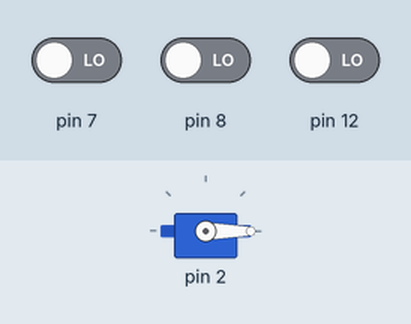
Recording of a sketch running on a simulated Arduino Uno, built with avr-gcc and run on an emulated ATmega328P. On the bench: servo. Inputs (shaded band) come from the test bench; at power-on: pin 8 LOW, pin 7 LOW, pin 12 LOW.

Above: at 1.2 s.
1.3 s: pin 8 driven HIGH
At 2.2 s:
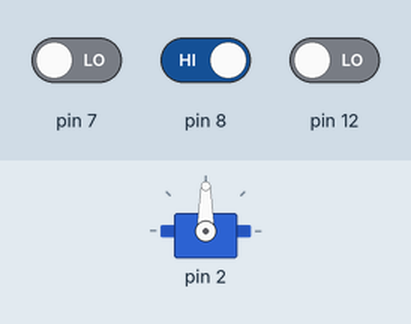
2.8 s: pin 7 driven HIGH
At 3.9 s:
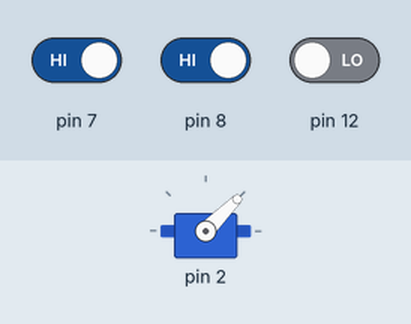
4.3 s: pin 12 driven HIGH
At 5.0 s:
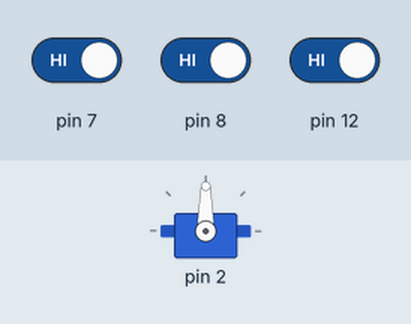
5.8 s: pin 7 driven LOW
At 6.2 s:
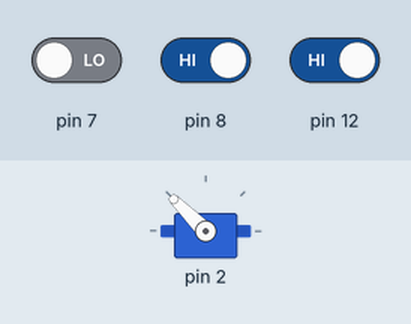
7.3 s: pin 8 driven LOW
At 8.5 s:
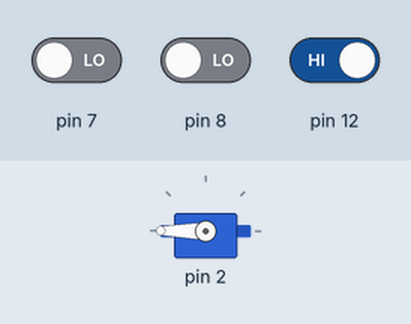
8.8 s: pin 7 driven HIGH
At 10.3 s:
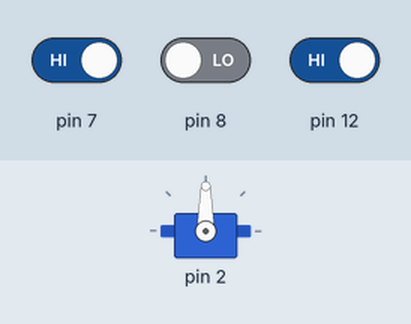
Timing chart, 0 to 11.3 s (numbered marks = the images above; inputs shaded):
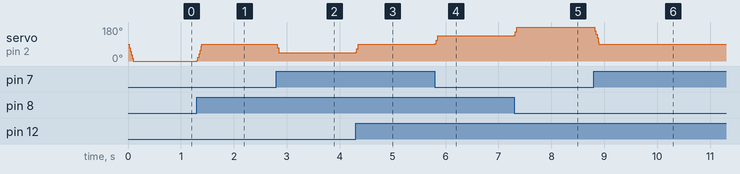

The sketch:

skeletonTracker.ino
```cpp
#include <Arduino.h>
#include <Servo.h>
#include <SoftwareSerial.h>

#include "Skeleton.h"

int speed = 1;
int waitTime = 1;
Skeleton skeleton(7, 8, 12, 2);

void setup() {
  skeleton.initialize();
  skeleton.moveHeadInstantly(90);
}

void loop() {
  int direction = skeleton.trackMovement();
  skeleton.setAngleOfInterestByDirection(direction);
  skeleton.moveHeadTowardAngleOfInterest(speed);
  delay(waitTime);
}
```

Skeleton.cpp
```cpp
#include <Arduino.h>
#include "Skeleton.h"

Skeleton::Skeleton(uint8_t leftPin, uint8_t frontPin, uint8_t rightPin, uint8_t motorPin){
  _leftPin = leftPin;
  _frontPin = frontPin;
  _rightPin = rightPin;
  _motorPin = motorPin;
}

void Skeleton::initialize(){
  pinMode(_leftPin, INPUT);
  pinMode(_frontPin, INPUT);
  pinMode(_rightPin, INPUT);
  _servo.attach(_motorPin);
  _servo.write(90);
}

int Skeleton::trackMovement(){
  int sensedDirection = 0;
  if(digitalRead(_leftPin)){
    sensedDirection += 1;
  }
  if(digitalRead(_frontPin)){
    sensedDirection += 2;
  }
  if (digitalRead(_rightPin)){
    sensedDirection += 4;
  }
  return sensedDirection;
}

void Skeleton::setAngleOfInterestByDirection(int direction){
  switch(direction)
  {
    case 1:
      _angleOfInterest = 0;
      break;
    case 2:
      _angleOfInterest = 90;
      break;
    case 3:
      _angleOfInterest = 45;
      break;
    case 4:
      _angleOfInterest = 180;
      break;
    case 5:
      _angleOfInterest = 90;
      break;
    case 6:
      _angleOfInterest = 135;
      break;
    case 7:
      _angleOfInterest = 90;
      break;
    default:
      break;
  }
}

void Skeleton::moveHeadTowardAngleOfInterest(int speed){
  if(_currentAngle < _angleOfInterest)
  {
    _currentAngle += speed;
    if(_currentAngle > _angleOfInterest)
    {
      _currentAngle = _angleOfInterest;
    }
    _servo.write(_currentAngle);
  }
  else if(_currentAngle > _angleOfInterest)
  {
    _currentAngle -= speed;
    if(_currentAngle < _angleOfInterest)
    {
      _currentAngle = _angleOfInterest;
    }
    _servo.write(_currentAngle);
  }
}

void Skeleton::moveHeadInstantly(int angle){
  _currentAngle = angle;
  _servo.write(_currentAngle);
}
```

Skeleton.h
```cpp
#ifndef Skeleton_h
#define Skeleton_h
#include <Arduino.h>
#include <Servo.h>

class Skeleton {

  private:
    int _leftPin;
    int _frontPin;
    int _rightPin;
    int _motorPin;
    Servo _servo;

    int _angleOfInterest;
    int _currentAngle;

  public:
    Skeleton(uint8_t leftPin, uint8_t frontPin, uint8_t rightPin, uint8_t motorPin);

    void initialize();
    int trackMovement();
    void setAngleOfInterestByDirection(int direction);
    void moveHeadTowardAngleOfInterest(int speed);
    void moveHeadInstantly(int angle);

};

#endif
```

Measured:
- after the input at 1.3 s, servo on pin 2: 0° → 90° at once
- after the input at 2.8 s, servo on pin 2: 90° → 45° at once
- after the input at 4.3 s, servo on pin 2: 45° → 90° at once
- after the input at 5.8 s, servo on pin 2: 90° → 135° at once
- after the input at 7.3 s, servo on pin 2: 135° → 180° at once
- after the input at 8.8 s, servo on pin 2: 180° → 90° at once
